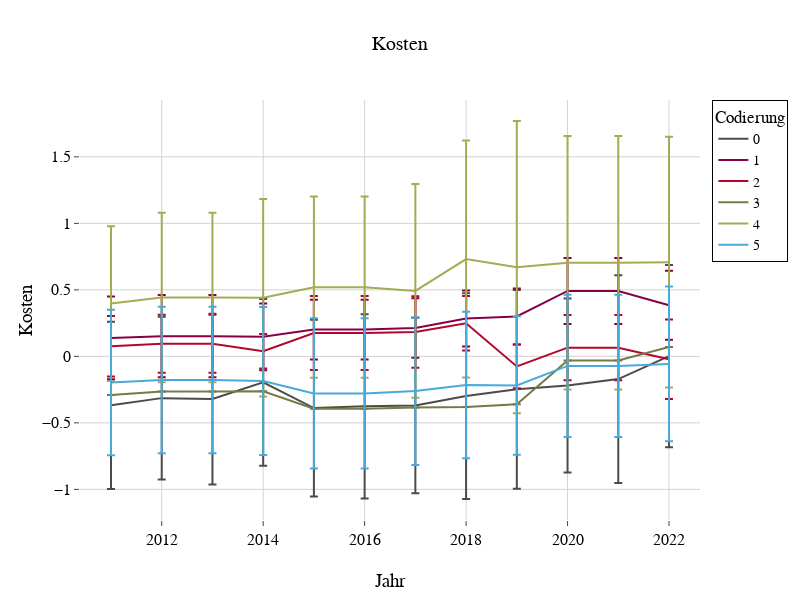
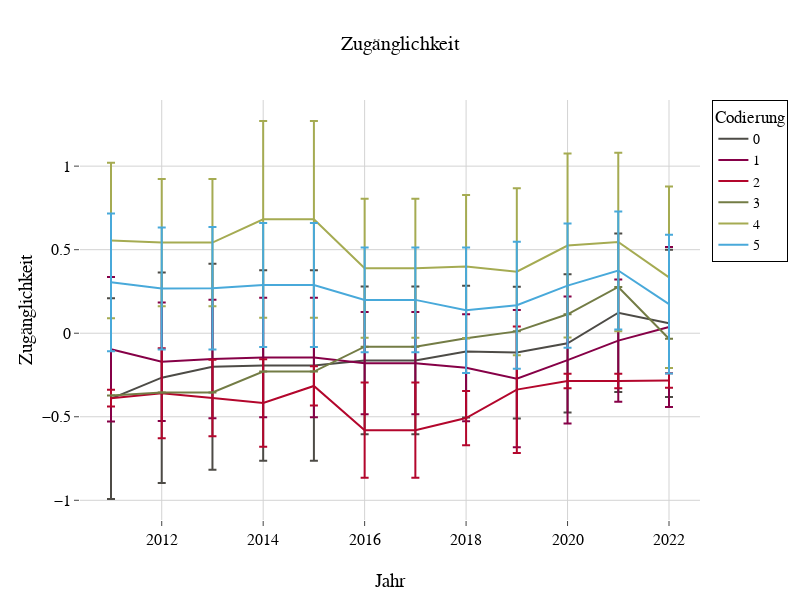
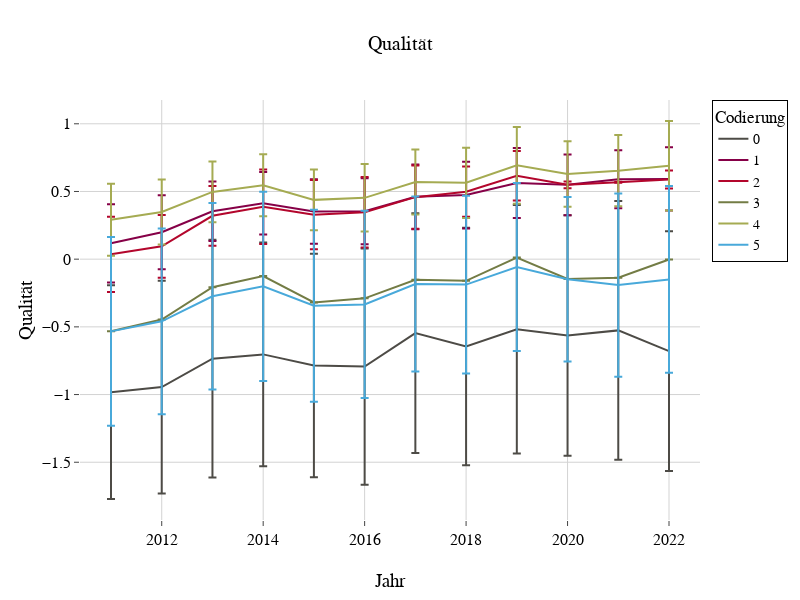

Notebook source saved alongside these figures, in order:
### Code cell
# plot time series grouped by DT
plt_data = df_f.groupby(['Jahr', 'Codierung']).mean()
err_data = df_f.groupby(['Jahr', 'Codierung']).std()

plt_data_lines = pd.concat([plt_data[list(name_map.keys())], err_data[list(name_map.keys())].add_prefix('err')], axis=1).reset_index()

for col in name_map.keys():
    fig = px.line(plt_data_lines, x='Jahr', y=col, color='Codierung', title=col, 
                  error_y='err'+col,
                  color_discrete_sequence=[color_palette[3], color_palette[4], color_palette[5], color_palette[7], color_palette[12], color_palette[13]])
    fig.update_layout(height=600, width=800)
    # more scientific layout
    fig.show()

### Figure 1 — Plotly figure (JSON) as saved in the notebook; plotly's stock layout.template omitted (floating-point values rounded to 4 significant figures)
{"data": [{"error_y": {"array": [0.6289, 0.6125, 0.6419, 0.6266, 0.6647, 0.6925, 0.66, 0.7736, 0.7474, 0.6544, 0.7812, 0.6853]}, "hovertemplate": "Codierung=0<br>Jahr=%{x}<br>Kosten=%{y}<extra></extra>", "legendgroup": "0", "line": {"color": "rgb(77, 75, 70)", "dash": "solid"}, "marker": {"symbol": "circle"}, "mode": "lines", "name": "0", "orientation": "v", "showlegend": true, "type": "scatter", "x": [2011, 2012, 2013, 2014, 2015, 2016, 2017, 2018, 2019, 2020, 2021, 2022], "xaxis": "x", "y": [-0.3677, -0.314, -0.3206, -0.1955, -0.3887, -0.3753, -0.3696, -0.2988, -0.2478, -0.2192, -0.1706, 0.002353], "yaxis": "y"}, {"error_y": {"array": [0.3114, 0.3094, 0.3094, 0.251, 0.2246, 0.2246, 0.2238, 0.2098, 0.2107, 0.248, 0.248, 0.2595]}, "hovertemplate": "Codierung=1<br>Jahr=%{x}<br>Kosten=%{y}<extra></extra>", "legendgroup": "1", "line": {"color": "rgb(134, 0, 71)", "dash": "solid"}, "marker": {"symbol": "circle"}, "mode": "lines", "name": "1", "orientation": "v", "showlegend": true, "type": "scatter", "x": [2011, 2012, 2013, 2014, 2015, 2016, 2017, 2018, 2019, 2020, 2021, 2022], "xaxis": "x", "y": [0.1387, 0.1515, 0.1515, 0.1468, 0.2016, 0.2016, 0.2131, 0.2846, 0.3004, 0.4919, 0.4919, 0.384], "yaxis": "y"}, {"error_y": {"array": [0.2276, 0.2179, 0.2179, 0.1304, 0.278, 0.278, 0.2685, 0.2053, 0.1648, 0.2449, 0.2449, 0.2991]}, "hovertemplate": "Codierung=2<br>Jahr=%{x}<br>Kosten=%{y}<extra></extra>", "legendgroup": "2", "line": {"color": "rgb(179, 6, 44)", "dash": "solid"}, "marker": {"symbol": "circle"}, "mode": "lines", "name": "2", "orientation": "v", "showlegend": true, "type": "scatter", "x": [2011, 2012, 2013, 2014, 2015, 2016, 2017, 2018, 2019, 2020, 2021, 2022], "xaxis": "x", "y": [0.07628, 0.09487, 0.09487, 0.03855, 0.1751, 0.1751, 0.1833, 0.2493, -0.07579, 0.0653, 0.0653, -0.02124], "yaxis": "y"}, {"error_y": {"array": [null, null, null, null, null, null, null, null, null, null, null, null]}, "hovertemplate": "Codierung=3<br>Jahr=%{x}<br>Kosten=%{y}<extra></extra>", "legendgroup": "3", "line": {"color": "rgb(115, 124, 69)", "dash": "solid"}, "marker": {"symbol": "circle"}, "mode": "lines", "name": "3", "orientation": "v", "showlegend": true, "type": "scatter", "x": [2011, 2012, 2013, 2014, 2015, 2016, 2017, 2018, 2019, 2020, 2021, 2022], "xaxis": "x", "y": [-0.2906, -0.2638, -0.2638, -0.2631, -0.3931, -0.3931, -0.3852, -0.3811, -0.3604, -0.03171, -0.03171, 0.07083], "yaxis": "y"}, {"error_y": {"array": [0.5821, 0.6376, 0.6376, 0.7426, 0.6814, 0.6814, 0.803, 0.8911, 1.099, 0.9529, 0.9529, 0.9429]}, "hovertemplate": "Codierung=4<br>Jahr=%{x}<br>Kosten=%{y}<extra></extra>", "legendgroup": "4", "line": {"color": "rgb(165, 171, 82)", "dash": "solid"}, "marker": {"symbol": "circle"}, "mode": "lines", "name": "4", "orientation": "v", "showlegend": true, "type": "scatter", "x": [2011, 2012, 2013, 2014, 2015, 2016, 2017, 2018, 2019, 2020, 2021, 2022], "xaxis": "x", "y": [0.397, 0.4425, 0.4425, 0.4409, 0.5199, 0.5199, 0.4923, 0.7316, 0.6708, 0.7034, 0.7034, 0.708], "yaxis": "y"}, {"error_y": {"array": [0.5468, 0.5508, 0.5508, 0.556, 0.5651, 0.5651, 0.5548, 0.5509, 0.5207, 0.5344, 0.5344, 0.5824]}, "hovertemplate": "Codierung=5<br>Jahr=%{x}<br>Kosten=%{y}<extra></extra>", "legendgroup": "5", "line": {"color": "rgb(72, 169, 218)", "dash": "solid"}, "marker": {"symbol": "circle"}, "mode": "lines", "name": "5", "orientation": "v", "showlegend": true, "type": "scatter", "x": [2011, 2012, 2013, 2014, 2015, 2016, 2017, 2018, 2019, 2020, 2021, 2022], "xaxis": "x", "y": [-0.1962, -0.1776, -0.1776, -0.1849, -0.2789, -0.2789, -0.2612, -0.2157, -0.2194, -0.07185, -0.07185, -0.05651], "yaxis": "y"}], "layout": {"height": 600, "legend": {"title": {"text": "Codierung"}, "tracegroupgap": 0}, "title": {"text": "Kosten"}, "width": 800, "xaxis": {"anchor": "y", "domain": [0, 1], "title": {"text": "Jahr"}}, "yaxis": {"anchor": "x", "domain": [0, 1], "title": {"text": "Kosten"}}}}

### Figure 2 — Plotly figure (JSON) as saved in the notebook; plotly's stock layout.template omitted (floating-point values rounded to 4 significant figures)
{"data": [{"error_y": {"array": [0.6005, 0.6299, 0.6162, 0.5702, 0.5702, 0.4426, 0.4426, 0.3946, 0.3939, 0.4132, 0.4741, 0.4408]}, "hovertemplate": "Codierung=0<br>Jahr=%{x}<br>Zugänglichkeit=%{y}<extra></extra>", "legendgroup": "0", "line": {"color": "rgb(77, 75, 70)", "dash": "solid"}, "marker": {"symbol": "circle"}, "mode": "lines", "name": "0", "orientation": "v", "showlegend": true, "type": "scatter", "x": [2011, 2012, 2013, 2014, 2015, 2016, 2017, 2018, 2019, 2020, 2021, 2022], "xaxis": "x", "y": [-0.3918, -0.2662, -0.2006, -0.1929, -0.1929, -0.1628, -0.1628, -0.1099, -0.116, -0.06062, 0.1226, 0.05951], "yaxis": "y"}, {"error_y": {"array": [0.4323, 0.3548, 0.3547, 0.3583, 0.3583, 0.306, 0.306, 0.3197, 0.4106, 0.3801, 0.3658, 0.479]}, "hovertemplate": "Codierung=1<br>Jahr=%{x}<br>Zugänglichkeit=%{y}<extra></extra>", "legendgroup": "1", "line": {"color": "rgb(134, 0, 71)", "dash": "solid"}, "marker": {"symbol": "circle"}, "mode": "lines", "name": "1", "orientation": "v", "showlegend": true, "type": "scatter", "x": [2011, 2012, 2013, 2014, 2015, 2016, 2017, 2018, 2019, 2020, 2021, 2022], "xaxis": "x", "y": [-0.09564, -0.1708, -0.1545, -0.1454, -0.1454, -0.1793, -0.1793, -0.2066, -0.2718, -0.1609, -0.04432, 0.03748], "yaxis": "y"}, {"error_y": {"array": [0.04968, 0.2693, 0.229, 0.2619, 0.1172, 0.2849, 0.2849, 0.1623, 0.3786, 0.04361, 0.04361, 0.04337]}, "hovertemplate": "Codierung=2<br>Jahr=%{x}<br>Zugänglichkeit=%{y}<extra></extra>", "legendgroup": "2", "line": {"color": "rgb(179, 6, 44)", "dash": "solid"}, "marker": {"symbol": "circle"}, "mode": "lines", "name": "2", "orientation": "v", "showlegend": true, "type": "scatter", "x": [2011, 2012, 2013, 2014, 2015, 2016, 2017, 2018, 2019, 2020, 2021, 2022], "xaxis": "x", "y": [-0.3887, -0.3587, -0.3872, -0.4179, -0.3155, -0.5806, -0.5806, -0.5079, -0.3377, -0.2856, -0.2856, -0.2827], "yaxis": "y"}, {"error_y": {"array": [null, null, null, null, null, null, null, null, null, null, null, null]}, "hovertemplate": "Codierung=3<br>Jahr=%{x}<br>Zugänglichkeit=%{y}<extra></extra>", "legendgroup": "3", "line": {"color": "rgb(115, 124, 69)", "dash": "solid"}, "marker": {"symbol": "circle"}, "mode": "lines", "name": "3", "orientation": "v", "showlegend": true, "type": "scatter", "x": [2011, 2012, 2013, 2014, 2015, 2016, 2017, 2018, 2019, 2020, 2021, 2022], "xaxis": "x", "y": [-0.3735, -0.3544, -0.3544, -0.2298, -0.2298, -0.08062, -0.08062, -0.02994, 0.01106, 0.1132, 0.2769, -0.03344], "yaxis": "y"}, {"error_y": {"array": [0.4657, 0.3806, 0.3806, 0.5887, 0.5887, 0.4155, 0.4155, 0.4287, 0.4994, 0.5503, 0.5345, 0.5432]}, "hovertemplate": "Codierung=4<br>Jahr=%{x}<br>Zugänglichkeit=%{y}<extra></extra>", "legendgroup": "4", "line": {"color": "rgb(165, 171, 82)", "dash": "solid"}, "marker": {"symbol": "circle"}, "mode": "lines", "name": "4", "orientation": "v", "showlegend": true, "type": "scatter", "x": [2011, 2012, 2013, 2014, 2015, 2016, 2017, 2018, 2019, 2020, 2021, 2022], "xaxis": "x", "y": [0.555, 0.5424, 0.5424, 0.6815, 0.6815, 0.389, 0.389, 0.3991, 0.3678, 0.5248, 0.5463, 0.3343], "yaxis": "y"}, {"error_y": {"array": [0.4121, 0.3655, 0.3667, 0.3708, 0.3708, 0.3137, 0.3137, 0.3759, 0.3803, 0.3719, 0.3527, 0.4155]}, "hovertemplate": "Codierung=5<br>Jahr=%{x}<br>Zugänglichkeit=%{y}<extra></extra>", "legendgroup": "5", "line": {"color": "rgb(72, 169, 218)", "dash": "solid"}, "marker": {"symbol": "circle"}, "mode": "lines", "name": "5", "orientation": "v", "showlegend": true, "type": "scatter", "x": [2011, 2012, 2013, 2014, 2015, 2016, 2017, 2018, 2019, 2020, 2021, 2022], "xaxis": "x", "y": [0.3045, 0.268, 0.2687, 0.2888, 0.2888, 0.1995, 0.1995, 0.1374, 0.1674, 0.2847, 0.3752, 0.1744], "yaxis": "y"}], "layout": {"height": 600, "legend": {"title": {"text": "Codierung"}, "tracegroupgap": 0}, "title": {"text": "Zugänglichkeit"}, "width": 800, "xaxis": {"anchor": "y", "domain": [0, 1], "title": {"text": "Jahr"}}, "yaxis": {"anchor": "x", "domain": [0, 1], "title": {"text": "Zugänglichkeit"}}}}

### Figure 3 — Plotly figure (JSON) as saved in the notebook; plotly's stock layout.template omitted (floating-point values rounded to 4 significant figures)
{"data": [{"error_y": {"array": [0.789, 0.7862, 0.8781, 0.8261, 0.8256, 0.8726, 0.8847, 0.877, 0.9175, 0.8884, 0.956, 0.8859]}, "hovertemplate": "Codierung=0<br>Jahr=%{x}<br>Qualität=%{y}<extra></extra>", "legendgroup": "0", "line": {"color": "rgb(77, 75, 70)", "dash": "solid"}, "marker": {"symbol": "circle"}, "mode": "lines", "name": "0", "orientation": "v", "showlegend": true, "type": "scatter", "x": [2011, 2012, 2013, 2014, 2015, 2016, 2017, 2018, 2019, 2020, 2021, 2022], "xaxis": "x", "y": [-0.9825, -0.945, -0.7351, -0.7034, -0.7857, -0.7931, -0.5463, -0.6452, -0.5175, -0.5636, -0.5261, -0.6791], "yaxis": "y"}, {"error_y": {"array": [0.289, 0.273, 0.2199, 0.2308, 0.2375, 0.2434, 0.2396, 0.2463, 0.2585, 0.2238, 0.2147, 0.2333]}, "hovertemplate": "Codierung=1<br>Jahr=%{x}<br>Qualität=%{y}<extra></extra>", "legendgroup": "1", "line": {"color": "rgb(134, 0, 71)", "dash": "solid"}, "marker": {"symbol": "circle"}, "mode": "lines", "name": "1", "orientation": "v", "showlegend": true, "type": "scatter", "x": [2011, 2012, 2013, 2014, 2015, 2016, 2017, 2018, 2019, 2020, 2021, 2022], "xaxis": "x", "y": [0.1175, 0.1986, 0.3539, 0.4125, 0.3522, 0.3541, 0.4604, 0.4734, 0.5622, 0.5492, 0.5904, 0.5928], "yaxis": "y"}, {"error_y": {"array": [0.2784, 0.2311, 0.2208, 0.2747, 0.2551, 0.2606, 0.2334, 0.1851, 0.1832, 0.02486, 0.003721, 0.06679]}, "hovertemplate": "Codierung=2<br>Jahr=%{x}<br>Qualität=%{y}<extra></extra>", "legendgroup": "2", "line": {"color": "rgb(179, 6, 44)", "dash": "solid"}, "marker": {"symbol": "circle"}, "mode": "lines", "name": "2", "orientation": "v", "showlegend": true, "type": "scatter", "x": [2011, 2012, 2013, 2014, 2015, 2016, 2017, 2018, 2019, 2020, 2021, 2022], "xaxis": "x", "y": [0.03582, 0.09475, 0.3204, 0.3872, 0.3288, 0.347, 0.4581, 0.4987, 0.6166, 0.5495, 0.5675, 0.5886], "yaxis": "y"}, {"error_y": {"array": [null, null, null, null, null, null, null, null, null, null, null, null]}, "hovertemplate": "Codierung=3<br>Jahr=%{x}<br>Qualität=%{y}<extra></extra>", "legendgroup": "3", "line": {"color": "rgb(115, 124, 69)", "dash": "solid"}, "marker": {"symbol": "circle"}, "mode": "lines", "name": "3", "orientation": "v", "showlegend": true, "type": "scatter", "x": [2011, 2012, 2013, 2014, 2015, 2016, 2017, 2018, 2019, 2020, 2021, 2022], "xaxis": "x", "y": [-0.5325, -0.4457, -0.207, -0.125, -0.3194, -0.2894, -0.1525, -0.1597, 0.01233, -0.1459, -0.1369, -0.002134], "yaxis": "y"}, {"error_y": {"array": [0.2662, 0.2408, 0.2241, 0.2289, 0.2245, 0.2493, 0.2406, 0.2593, 0.2838, 0.2416, 0.2637, 0.3302]}, "hovertemplate": "Codierung=4<br>Jahr=%{x}<br>Qualität=%{y}<extra></extra>", "legendgroup": "4", "line": {"color": "rgb(165, 171, 82)", "dash": "solid"}, "marker": {"symbol": "circle"}, "mode": "lines", "name": "4", "orientation": "v", "showlegend": true, "type": "scatter", "x": [2011, 2012, 2013, 2014, 2015, 2016, 2017, 2018, 2019, 2020, 2021, 2022], "xaxis": "x", "y": [0.291, 0.3483, 0.4967, 0.5466, 0.438, 0.453, 0.5702, 0.5641, 0.693, 0.6289, 0.6538, 0.6904], "yaxis": "y"}, {"error_y": {"array": [0.6972, 0.6857, 0.6889, 0.6989, 0.7089, 0.6912, 0.6459, 0.6571, 0.6211, 0.6081, 0.6763, 0.69]}, "hovertemplate": "Codierung=5<br>Jahr=%{x}<br>Qualität=%{y}<extra></extra>", "legendgroup": "5", "line": {"color": "rgb(72, 169, 218)", "dash": "solid"}, "marker": {"symbol": "circle"}, "mode": "lines", "name": "5", "orientation": "v", "showlegend": true, "type": "scatter", "x": [2011, 2012, 2013, 2014, 2015, 2016, 2017, 2018, 2019, 2020, 2021, 2022], "xaxis": "x", "y": [-0.5332, -0.4589, -0.2744, -0.2005, -0.3437, -0.3344, -0.1835, -0.1878, -0.05806, -0.1484, -0.1913, -0.1499], "yaxis": "y"}], "layout": {"height": 600, "legend": {"title": {"text": "Codierung"}, "tracegroupgap": 0}, "title": {"text": "Qualität"}, "width": 800, "xaxis": {"anchor": "y", "domain": [0, 1], "title": {"text": "Jahr"}}, "yaxis": {"anchor": "x", "domain": [0, 1], "title": {"text": "Qualität"}}}}
